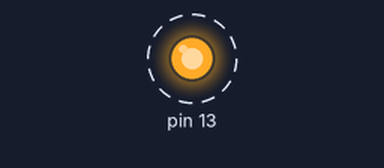
Recording of a sketch running on a simulated Arduino Uno, built with avr-gcc and run on an emulated ATmega328P. Shown: output pins drawn as LEDs (lit = HIGH). Dashed ring = blinking. What the sketch prints to the serial monitor is not drawn.

Above: at 0.5 s.
Timing chart, 0 to 4.6 s (numbered marks = the images above):
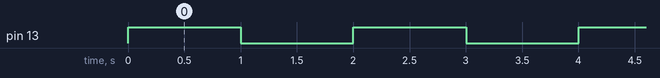

The sketch:

Ejercicio48-Blink_Plotter_Mejorado.ino
```cpp
// the setup function runs once when you press reset or power the board
void setup() {
  // initialize digital pin 13 as an output.
  Serial.begin(9600);
  pinMode(13, OUTPUT);
}

// the loop function runs over and over again forever
void loop() {

  int segundos = millis() / 1000;
  if (segundos % 2 == 0) {
    digitalWrite(13, HIGH);   // turn the LED on (HIGH is the voltage level)
    Serial.println("1");
  }
  else {
    digitalWrite(13, LOW);    // turn the LED off by making the voltage LOW
    Serial.println("0");
  }
}
```

Measured:
- by itself, pin 13: alternates HIGH for 1.0 s and LOW for 1.0 s
